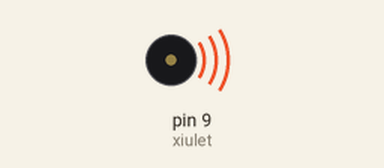
Bench run of a sketch on a simulated Arduino Uno, built with avr-gcc and run on an emulated ATmega328P. Parts: buzzer (waves = sounding).

Above: at 0.1 s.
Timing chart, 0 to 1.6 s (numbered marks = the images above):
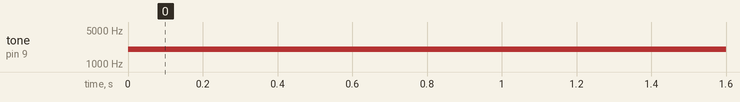

The sketch:

Programa_4.ino
```cpp
/*****************************************************************
**                                                              **
**                        Títol:xiulet durant 3 segons                                **
**          Posar nom representatiu del programa                **
**                                                              **
** NOM:Martin Herranz                          Data:21/05/2018  **
*****************************************************************/
//****************************INCLUDE*****************************


//***************************VARIABLES****************************
const int xiulet = 9;        // donar nom al pin 9 de l’Arduino
//*****************************SETUP******************************

void setup() {                 //Configura el final de salida
 pinMode(xiulet, OUTPUT);   // definir el pin 9 com una sortida


}


//******************************LOOP******************************

void loop() {                 //Inicia el bucle del programa

  tone(xiulet,1000,3000);
  tone(xiulet,2000,3000);


}

//****************************FUNCIONS****************************
```

Measured:
- by itself, tone on pin 9 (xiulet): silent → 2000 Hz at 0.00 s
